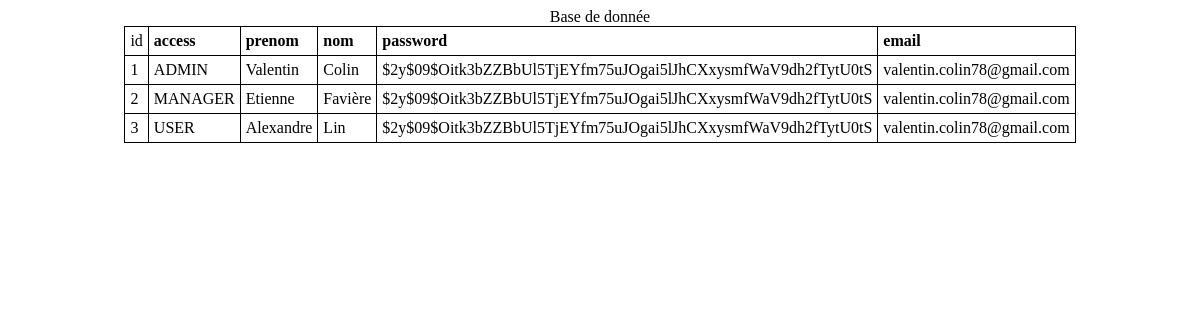
The page /DataBase.php on the database as committed earlier.
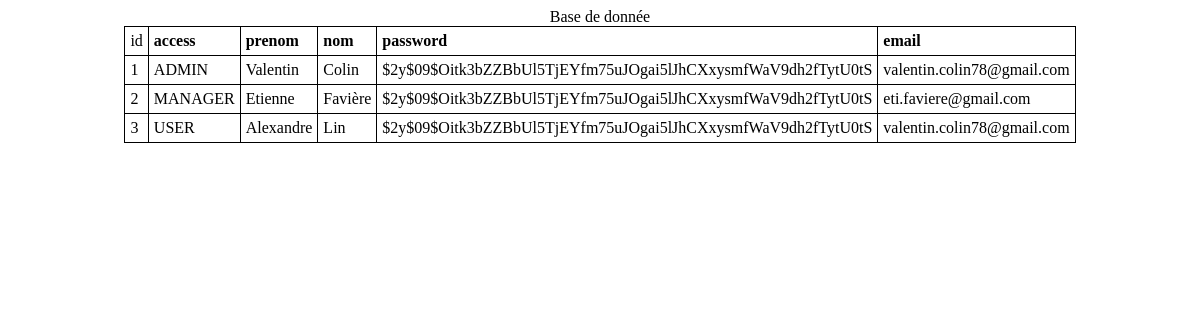
The same page on the database as committed later.
### tables this page shows
CREATE TABLE `members` (
  `id` int(11) UNSIGNED NOT NULL COMMENT '(NE PAS REMPLIR)',
  `id_manager` int(11) DEFAULT NULL COMMENT '(À remplir automatique via php)',
  `access` set('ADMIN','MANAGER','USER','') DEFAULT NULL COMMENT 'Détermine le rôle (et donc les droit d''accès) du compte suivant',
  `password` varchar(255) NOT NULL DEFAULT 'password' COMMENT 'À remplir',
  `email` varchar(255) NOT NULL COMMENT 'À remplir',
  `prenom` varchar(255) NOT NULL DEFAULT 'FIRST_NAME_UNDEFINED' COMMENT 'À remplir',
  `nom` varchar(255) NOT NULL DEFAULT 'LAST_NAME_UNDEFINED' COMMENT 'À remplir',
  `birthday_date` date DEFAULT NULL COMMENT 'À remplir',
  `aviation_licence_date` date DEFAULT NULL COMMENT 'À remplir',
  `inscription_date` date DEFAULT NULL COMMENT 'À compléter automatiquement via PHP',
  `last_login` datetime NOT NULL DEFAULT CURRENT_TIMESTAMP COMMENT 'À compléter automatiquement via PHP'
);

### showDB.php (the view, shortened to what this page needs)
<?php
$bdd = new PDO('mysql:host=localhost;dbname=Humbie', 'root', 'root', array(PDO::ATTR_ERRMODE => PDO::ERRMODE_EXCEPTION));
$reponse = $bdd->query('
	SELECT id, access , prenom, nom, email, password
	FROM Members
	ORDER BY access');
echo '<table>';
echo '<caption>Base de donnée</caption>';
echo '<tr>
		<td> id      </td>
		<td><strong> access   </strong></td>
		<td><strong> prenom   </strong></td>
		<td><strong> nom      </strong></td>
		<td><strong> password </strong></td>
		<td><strong> email    </strong></td>
	  </tr>';
while ($donnees = $reponse->fetch())
{
	echo 	'<tr>' .
				'<td>' . $donnees['id']       . '</td>' .
				'<td>' . $donnees['access']   . '</td>' .
				'<td>' . $donnees['prenom']   . '</td>' .
				'<td>' . $donnees['nom']      . '</td>' .
				'<td>' . $donnees['password'] . '</td>' .
				'<td>' . $donnees['email'] . '</td>' .
			'</tr>';
}
echo '</table>';
?>

Rows that differ between the two databases and show on the page:
changed members "MANAGER": email "valentin.colin78@gmail.com" → "eti.faviere@gmail.com"
